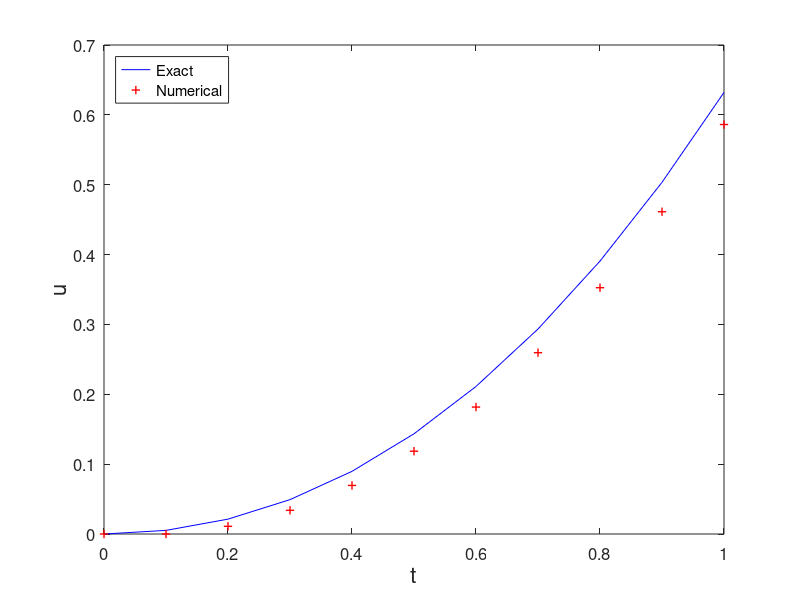

Source code (MATLAB):
% Euler1.m
% Euler method for the ODE model
% u'(t)=t^2+t-u, t in [0,1] 
% Initial condition: u(0)=0 ;
% Exact solution: u(t)=-exp(-t)+t^2-t+1.
clear all; close all;
h=0.1;
t=0:h:1;                       % interval partition
N=length(t)-1;
un(1)=0;                       % initial value
fun=@(t,u) t.^2+t-u;           % RHS
for n=1:N
    un(n+1)=un(n)+h*fun(t(n),un(n));
end
ue=-exp(-t)+t.^2-t+1;          % exact solution
plot(t,ue,'b-',t,un,'r+','LineWidth',1)
legend('Exact','Numerical','location','northwest')
% title('Euler method','fontsize',12)
set(gca,'fontsize',12)
xlabel('t','fontsize',16), ylabel('u','fontsize',16)

% print -dpng -r600 Euler1.png
% print -depsc2 Euler1.eps
